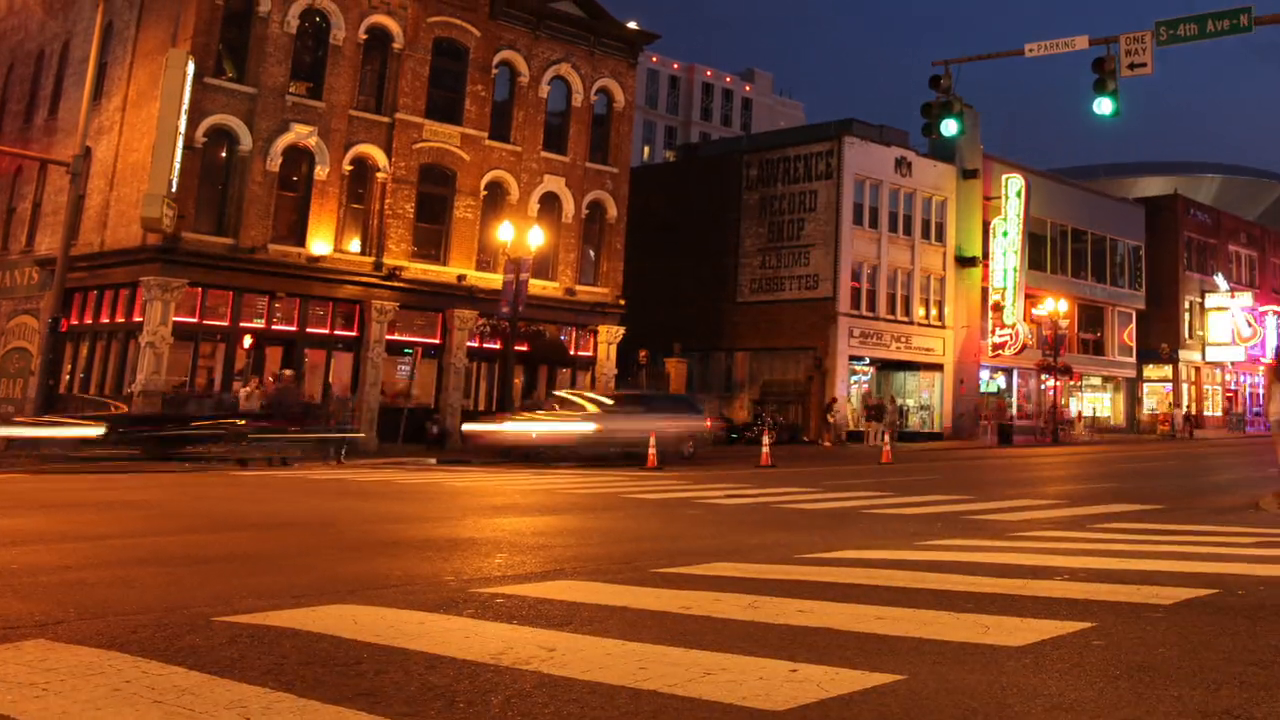
#> input picture frame 14 of week1/04.mp4, 1280 x 720 px, given in place of 03.mp4, which was not available
$ python homework.py
#> lines starting #> are read from the running program, lines starting #| are printed output that depends on the picture; pictures that were not available may be replaced by others from this repository, and a replacement may not be noted
import cv2

cap = cv2.VideoCapture('03.mp4')

while True:
    ret, img = cap.read()
#> img is the input picture: shape (720, 1280, 3); mean B, G, R 35.2, 62.5, 120.5

    if ret == False:
        break

    img = img[183:465, 721:878]
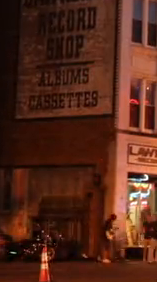
#> img: shape (282, 157, 3); mean B, G, R 25.1, 40, 84

    img = cv2.cvtColor(img, cv2.COLOR_BGR2GRAY)
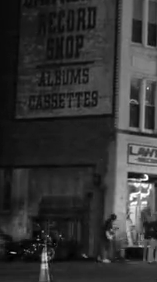
#> img: shape (282, 157); min 0, max 255, mean 51.4

    cv2.imshow('result', img)

    if cv2.waitKey(10) == ord('q'):
#> (key q is pressed here)
        break

$ run again, starting later in the video
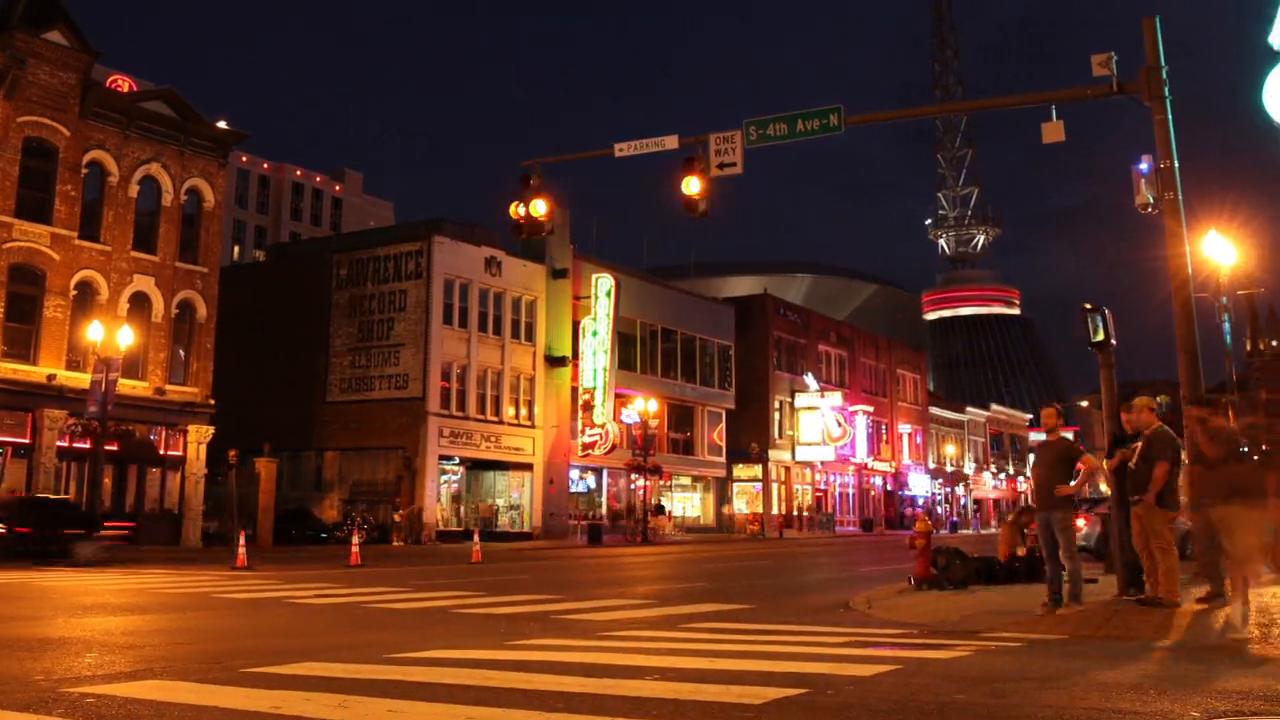
#> input picture frame 115 of week1/04.mp4, 1280 x 720 px, given in place of 03.mp4, which was not available
#> img is the input picture: shape (720, 1280, 3); mean B, G, R 31, 48.3, 91.9
#> `img = img[183:465, 721:878]`:
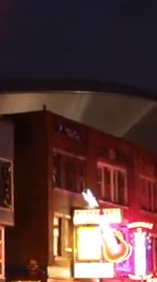
#> img: shape (282, 157, 3); mean B, G, R 53.3, 55.7, 86.7
#> `img = cv2.cvtColor(img, cv2.COLOR_BGR2GRAY)`:
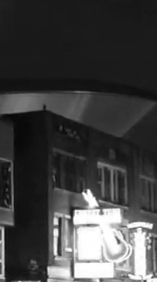
#> img: shape (282, 157); min 5, max 255, mean 64.7
